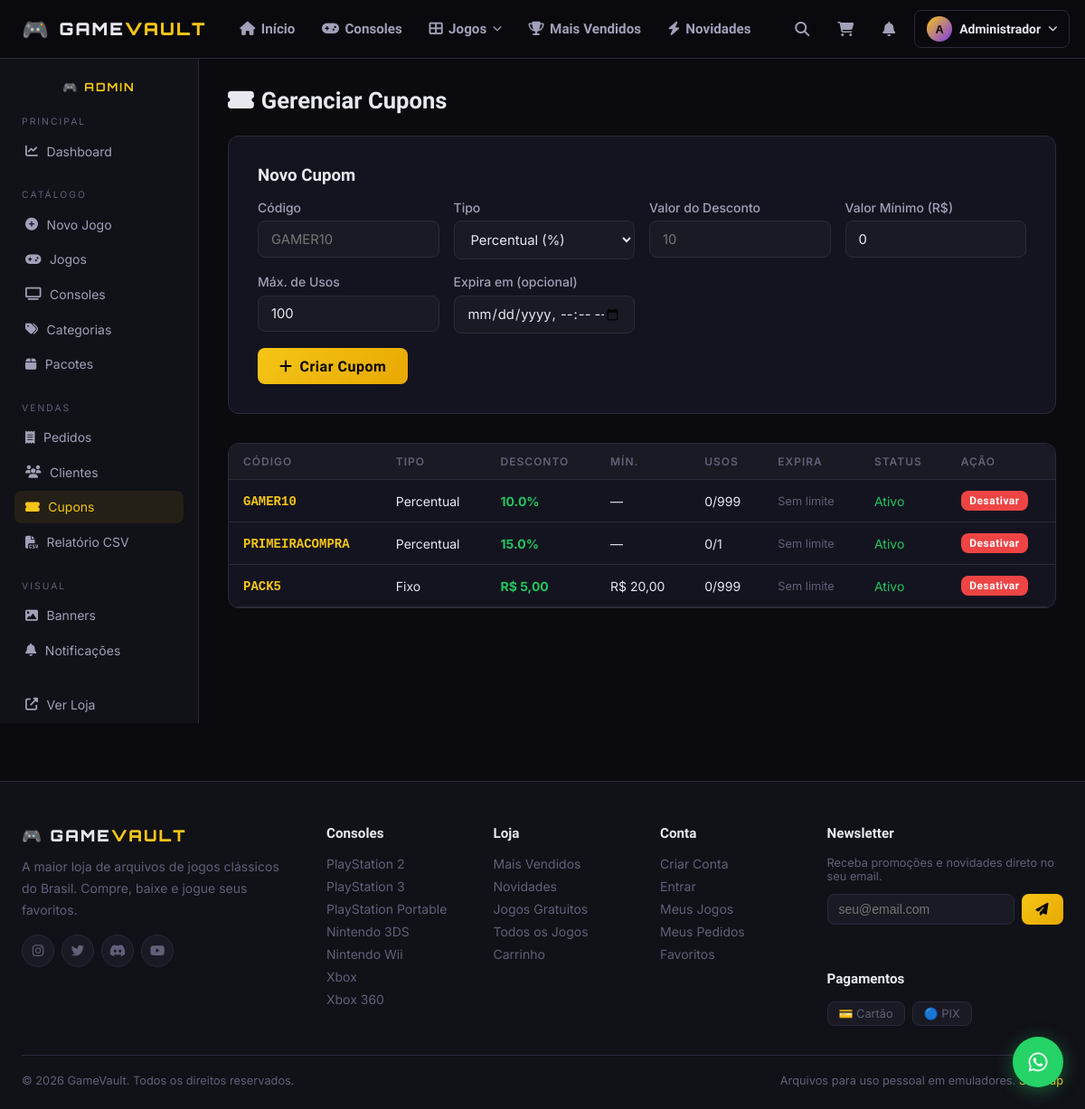
Page /admin/cupons (signed in) on the committed database.
### tables this page shows
CREATE TABLE users (
        id INTEGER PRIMARY KEY AUTOINCREMENT,
        name TEXT NOT NULL,
        email TEXT UNIQUE NOT NULL,
        password_hash TEXT NOT NULL,
        avatar TEXT DEFAULT '',
        is_admin INTEGER DEFAULT 0,
        points INTEGER DEFAULT 0,
        newsletter INTEGER DEFAULT 1,
        created_at TEXT DEFAULT (datetime('now')),
        last_login TEXT
    );

CREATE TABLE coupons (
        id INTEGER PRIMARY KEY AUTOINCREMENT,
        code TEXT UNIQUE NOT NULL,
        discount_type TEXT DEFAULT 'percent',
        discount_value REAL NOT NULL,
        min_value REAL DEFAULT 0,
        max_uses INTEGER DEFAULT 100,
        used_count INTEGER DEFAULT 0,
        expires_at TEXT,
        active INTEGER DEFAULT 1,
        created_at TEXT DEFAULT (datetime('now'))
    );

CREATE TABLE consoles (
        id INTEGER PRIMARY KEY AUTOINCREMENT,
        name TEXT UNIQUE NOT NULL,
        slug TEXT UNIQUE NOT NULL,
        banner TEXT DEFAULT '',
        icon TEXT DEFAULT '',
        sort_order INTEGER DEFAULT 0,
        active INTEGER DEFAULT 1
    );

### app.py (the view, shortened to what this page needs)
@app.route('/admin/cupons', methods=['GET','POST'])
@admin_required
def admin_coupons():
    db = get_db()
    coupons = db.execute("SELECT * FROM coupons ORDER BY created_at DESC").fetchall()
    return render_template('admin/coupons.html', coupons=coupons)

### app.py (called while the page is built)
def get_db():
    if 'db' not in g:
        g.db = sqlite3.connect(DB_PATH)
        g.db.row_factory = sqlite3.Row
        g.db.execute("PRAGMA journal_mode=WAL")
        g.db.execute("PRAGMA foreign_keys=ON")
    return g.db

def admin_required(f):
    @wraps(f)
    def decorated(*args, **kwargs):
        if 'user_id' not in session:
            return redirect(url_for('login'))
        db = get_db()
        user = db.execute("SELECT is_admin FROM users WHERE id=?", (session['user_id'],)).fetchone()
        if not user or not user['is_admin']:
            abort(403)
        return f(*args, **kwargs)
    return decorated

def current_user():
    if 'user_id' not in session:
        return None
    return get_db().execute("SELECT * FROM users WHERE id=?", (session['user_id'],)).fetchone()

@app.context_processor
def inject_globals():
    db = get_db()
    consoles = db.execute("SELECT * FROM consoles WHERE active=1 ORDER BY sort_order").fetchall()
    user = current_user()
    notif_count = 0
    cart = session.get('cart', [])
    if user:
        notif_count = db.execute(
            "SELECT COUNT(*) FROM notifications WHERE user_id=? AND read=0",
            (user['id'],)
        ).fetchone()[0]
    return dict(
        consoles=consoles,
        current_user=user,
        notif_count=notif_count,
        cart_count=len(cart),
        now=datetime.datetime.now()
    )

### templates/admin/coupons.html (shortened to what this page needs)
{% extends "base.html" %}
{% block content %}
<div class="admin-layout">
  {% include "admin/sidebar.html" %}
  <div class="admin-content">
    <div class="admin-page-title"><i class="fas fa-ticket-alt"></i> Gerenciar Cupons</div>
    <div class="form-card form-card-wide" style="margin-bottom:2rem">
      <h3 style="font-family:var(--font-heading);font-weight:700;margin-bottom:1rem">Novo Cupom</h3>
      <form method="post">
        <div style="display:grid;grid-template-columns:repeat(auto-fill,minmax(180px,1fr));gap:1rem">
          <div class="form-group" style="margin:0">
            <label class="form-label">Código</label>
            <input type="text" name="code" class="form-input" placeholder="GAMER10" required style="text-transform:uppercase">
          </div>
          <div class="form-group" style="margin:0">
            <label class="form-label">Tipo</label>
            <select name="discount_type" class="form-select">
              <option value="percent">Percentual (%)</option>
            </select>
          </div>
          <div class="form-group" style="margin:0">
            <label class="form-label">Valor do Desconto</label>
            <input type="number" name="discount_value" class="form-input" step="0.01" min="0" placeholder="10" required>
          </div>
          <div class="form-group" style="margin:0">
            <label class="form-label">Valor Mínimo (R$)</label>
            <input type="number" name="min_value" class="form-input" step="0.01" min="0" value="0">
          </div>
          <div class="form-group" style="margin:0">
            <label class="form-label">Máx. de Usos</label>
            <input type="number" name="max_uses" class="form-input" min="1" value="100">
          </div>
          <div class="form-group" style="margin:0">
            <label class="form-label">Expira em (opcional)</label>
            <input type="datetime-local" name="expires_at" class="form-input">
          </div>
        </div>
        <button type="submit" class="btn btn-gold" style="margin-top:1rem"><i class="fas fa-plus"></i> Criar Cupom</button>
      </form>
    </div>
    <div class="admin-table-wrap">
      <table class="admin-table">
        <thead><tr><th>Código</th><th>Tipo</th><th>Desconto</th><th>Mín.</th><th>Usos</th><th>Expira</th><th>Status</th><th>Ação</th></tr></thead>
        <tbody>
          {% for c in coupons %}
          <tr>
            <td><strong style="font-family:monospace;color:var(--gold)">{{ c.code }}</strong></td>
            <td>{{ 'Percentual' if c.discount_type=='percent' else 'Fixo' }}</td>
            <td style="color:var(--success);font-weight:700">
              {% if c.discount_type=='percent' %}{{ c.discount_value }}%{% else %}R$ {{ '%.2f'|format(c.discount_value)|replace('.',',') }}{% endif %}
            </td>
            <td>{% if c.min_value %}R$ {{ '%.2f'|format(c.min_value)|replace('.',',') }}{% else %}—{% endif %}</td>
            <td>{{ c.used_count }}/{{ c.max_uses }}</td>
            <td style="font-size:0.8rem;color:var(--text3)">{{ c.expires_at[:10] if c.expires_at else 'Sem limite' }}</td>
            <td><span style="color:{% if c.active %}var(--success){% else %}var(--error){% endif %}">{% if c.active %}Ativo{% else %}Inativo{% endif %}</span></td>
            <td>
              <form method="post" style="display:inline">
                <button type="submit" class="btn btn-{% if c.active %}danger{% else %}success{% endif %} btn-xs">
                  {% if c.active %}Desativar{% else %}Ativar{% endif %}
                </button>
              </form>
            </td>
          </tr>
          {% else %}
          <tr><td colspan="8" style="text-align:center;color:var(--text3)">Nenhum cupom.</td></tr>
          {% endfor %}
        </tbody>
      </table>
    </div>
  </div>
</div>
{% endblock %}

### templates/base.html (shortened to what this page needs)
<!DOCTYPE html>
<html lang="pt-BR" data-theme="dark">
<head>
<link rel="stylesheet" href="https://cdnjs.cloudflare.com/ajax/libs/font-awesome/6.5.0/css/all.min.css">
<link rel="stylesheet" href="{{ url_for('static', filename='css/style.css') }}">
</head>
<body class="{% block body_class %}{% endblock %}">
<nav class="navbar" id="navbar">
  <div class="nav-container">
    <a href="{{ url_for('index') }}" class="nav-logo">
      <span class="logo-icon">🎮</span>
      <span class="logo-text">GAME<span class="logo-gold">VAULT</span></span>
    </a>
    <div class="nav-links" id="navLinks">
      <a href="{{ url_for('index') }}" class="nav-link {% if request.endpoint=='index' %}active{% endif %}">
        <i class="fas fa-home"></i> Início
      </a>
      <a href="{{ url_for('consoles_page') }}" class="nav-link {% if request.endpoint=='consoles_page' %}active{% endif %}">
        <i class="fas fa-gamepad"></i> Consoles
      </a>
      <div class="nav-dropdown">
        <span class="nav-link has-dropdown">
          <i class="fas fa-th-large"></i> Jogos <i class="fas fa-chevron-down tiny"></i>
        </span>
      </div>
      <a href="{{ url_for('bestsellers') }}" class="nav-link {% if request.endpoint=='bestsellers' %}active{% endif %}">
        <i class="fas fa-trophy"></i> Mais Vendidos
      </a>
      <a href="{{ url_for('novidades') }}" class="nav-link {% if request.endpoint=='novidades' %}active{% endif %}">
        <i class="fas fa-bolt"></i> Novidades
      </a>
    </div>
    <div class="nav-actions">
      <button class="nav-icon-btn" id="searchToggle" title="Buscar">
        <i class="fas fa-search"></i>
      </button>
      <a href="{{ url_for('cart') }}" class="nav-icon-btn cart-btn" title="Carrinho">
        <i class="fas fa-shopping-cart"></i>
      </a>
      {% if current_user %}
      <div class="nav-notif" id="notifDropdown">
        <button class="nav-icon-btn notif-btn" title="Notificações">
          <i class="fas fa-bell"></i>
        </button>
      </div>
      <div class="nav-user">
        <button class="nav-user-btn">
          {% if current_user.avatar %}
          <img src="{{ url_for('static', filename='uploads/avatars/'+current_user.avatar) }}" alt="Avatar" class="user-avatar-small">
          {% else %}
          <div class="user-initials">{{ current_user.name[0].upper() }}</div>
          {% endif %}
          <span class="user-name-short">{{ current_user.name.split()[0] }}</span>
          <i class="fas fa-chevron-down tiny"></i>
        </button>
      </div>
      {% else %}
      <a href="{{ url_for('login') }}" class="btn btn-outline btn-sm">Entrar</a>
      <a href="{{ url_for('register') }}" class="btn btn-gold btn-sm">Cadastrar</a>
      {% endif %}
      <button class="nav-icon-btn theme-toggle" id="themeToggle" title="Alternar tema">
      </button>
    </div>
  </div>
</nav>
<main id="main-content">
  {% block content %}{% endblock %}
</main>
<footer class="footer">
  <div class="footer-container">
    <div class="footer-grid">
      <div class="footer-brand">
        <div class="footer-logo">🎮 GAME<span>VAULT</span></div>
        <p>A maior loja de arquivos de jogos clássicos do Brasil. Compre, baixe e jogue seus favoritos.</p>
        <div class="footer-social">
          <a href="#" class="social-btn"><i class="fab fa-instagram"></i></a>
          <a href="#" class="social-btn"><i class="fab fa-twitter"></i></a>
          <a href="#" class="social-btn"><i class="fab fa-discord"></i></a>
          <a href="#" class="social-btn"><i class="fab fa-youtube"></i></a>
        </div>
      </div>
      <div class="footer-col">
        <h4>Consoles</h4>
        {% for console in consoles %}
        <a href="{{ url_for('console_page', slug=console.slug) }}">{{ console.name }}</a>
        {% endfor %}
      </div>
      <div class="footer-col">
        <h4>Loja</h4>
        <a href="{{ url_for('bestsellers') }}">Mais Vendidos</a>
        <a href="{{ url_for('novidades') }}">Novidades</a>
        <a href="{{ url_for('free_games') }}">Jogos Gratuitos</a>
        <a href="{{ url_for('all_games') }}">Todos os Jogos</a>
        <a href="{{ url_for('cart') }}">Carrinho</a>
      </div>
      <div class="footer-col">
        <h4>Conta</h4>
        <a href="{{ url_for('register') }}">Criar Conta</a>
        <a href="{{ url_for('login') }}">Entrar</a>
        <a href="{{ url_for('my_account') }}">Meus Jogos</a>
        <a href="{{ url_for('my_account') }}#orders">Meus Pedidos</a>
        <a href="{{ url_for('my_account') }}#wishlist">Favoritos</a>
      </div>
      <div class="footer-col">
        <h4>Newsletter</h4>
        <p class="footer-newsletter-text">Receba promoções e novidades direto no seu email.</p>
        <form class="footer-newsletter" id="footerNewsletter">
          <input type="email" placeholder="seu@email.com" required id="newsletterEmail">
          <button type="submit" class="btn btn-gold btn-sm">
            <i class="fas fa-paper-plane"></i>
          </button>
        </form>
        <div id="newsletterMsg" class="newsletter-msg"></div>
        <h4 style="margin-top:1.5rem">Pagamentos</h4>
        <div class="payment-icons">
          <span class="pay-icon">💳 Cartão</span>
          <span class="pay-icon">🔵 PIX</span>
        </div>
      </div>
    </div>
    <div class="footer-bottom">
      <p>© {{ now.year }} GameVault. Todos os direitos reservados.</p>
      <p>Arquivos para uso pessoal em emuladores. <a href="{{ url_for('sitemap') }}">Sitemap</a></p>
    </div>
  </div>
</footer>
<a href="https://wa.me/5500000000000?text=Olá!%20Preciso%20de%20ajuda%20no%20GameVault"
   class="whatsapp-float" target="_blank" title="Suporte via WhatsApp">
  <i class="fab fa-whatsapp"></i>
</a>
</body>
</html>

### rows in the picture
users: name "A", name "Administrador"
coupons: code "GAMER10", discount_type "Percentual", discount_value "10.0", used_count "0", max_uses "999", expires_at "Sem limite", active "Ativo"
coupons: code "PRIMEIRACOMPRA", discount_type "Percentual", discount_value "15.0", used_count "0", max_uses "1", expires_at "Sem limite", active "Ativo"
coupons: code "PACK5", discount_type "Fixo", discount_value "5,00", min_value "20,00", used_count "0", max_uses "999", expires_at "Sem limite", active "Ativo"
consoles: name "PlayStation 2"
consoles: name "PlayStation 3"
consoles: name "PlayStation Portable"
consoles: name "Nintendo 3DS"
consoles: name "Nintendo Wii"
consoles: name "Xbox"
consoles: name "Xbox 360"
